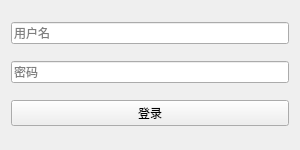
<?xml version="1.0" encoding="UTF-8"?>
<ui version="4.0">
 <class>LoginWidget</class>
 <widget class="QWidget" name="LoginWidget">
  <property name="geometry">
   <rect>
    <x>0</x>
    <y>0</y>
    <width>300</width>
    <height>150</height>
   </rect>
  </property>
  <layout class="QVBoxLayout">
   <item>
    <widget class="QLineEdit" name="usernameEdit">
     <property name="placeholderText">
      <string>用户名</string>
     </property>
    </widget>
   </item>
   <item>
    <widget class="QLineEdit" name="passwordEdit">
     <property name="echoMode">
      <enum>QLineEdit::Password</enum>
     </property>
     <property name="placeholderText">
      <string>密码</string>
     </property>
    </widget>
   </item>
   <item>
    <widget class="QPushButton" name="loginButton">
     <property name="text">
      <string>登录</string>
     </property>
    </widget>
   </item>
  </layout>
 </widget>
 <resources/>
 <connections/>
</ui>
